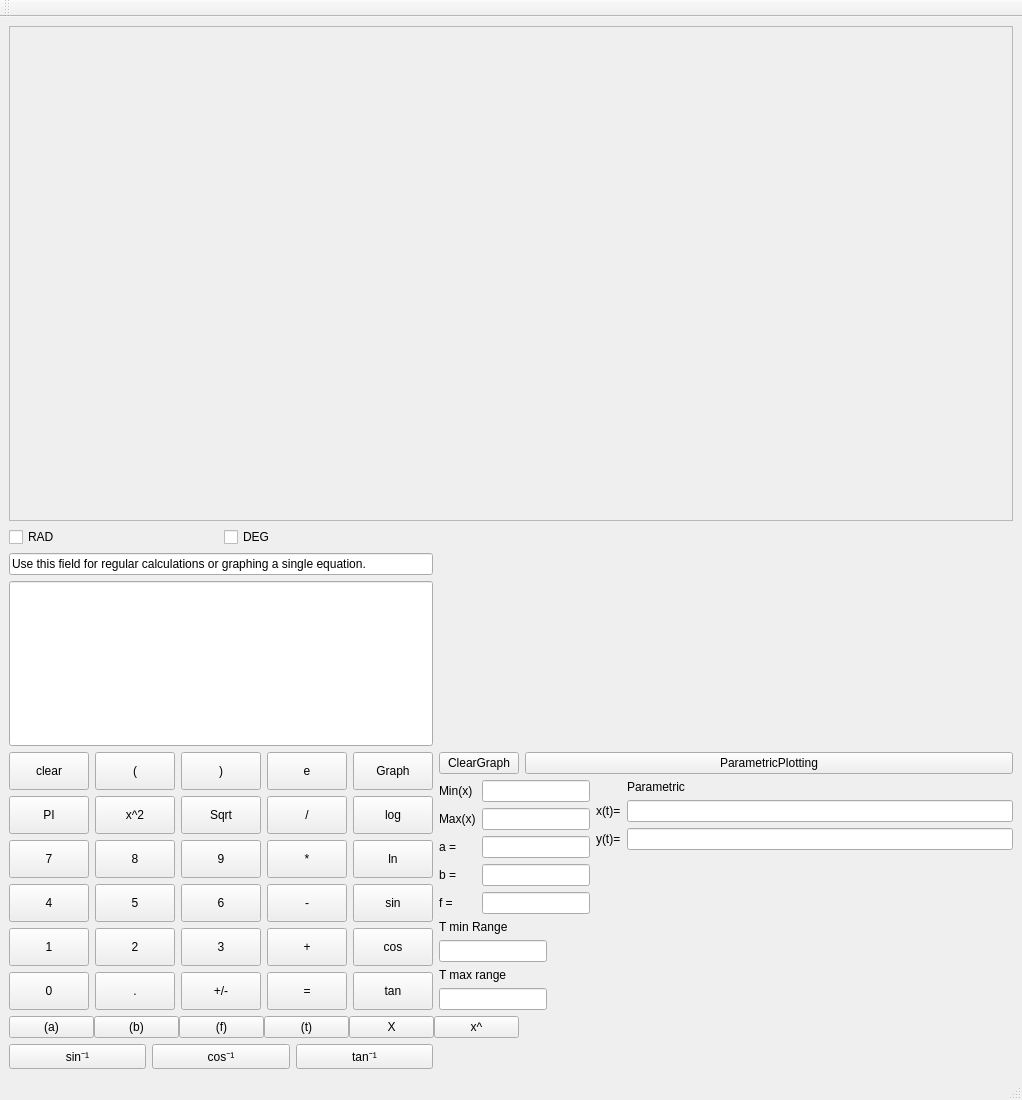
<?xml version="1.0" encoding="UTF-8"?>
<ui version="4.0">
 <class>calc6</class>
 <widget class="QMainWindow" name="calc6">
  <property name="geometry">
   <rect>
    <x>0</x>
    <y>0</y>
    <width>1022</width>
    <height>1100</height>
   </rect>
  </property>
  <property name="windowTitle">
   <string>calc6</string>
  </property>
  <widget class="QWidget" name="centralwidget">
   <layout class="QGridLayout" name="gridLayout_2">
    <item row="5" column="0" rowspan="3">
     <layout class="QGridLayout" name="gridLayout">
      <item row="0" column="0">
       <widget class="QPushButton" name="clear">
        <property name="sizePolicy">
         <sizepolicy hsizetype="Preferred" vsizetype="Preferred">
          <horstretch>0</horstretch>
          <verstretch>0</verstretch>
         </sizepolicy>
        </property>
        <property name="text">
         <string>clear</string>
        </property>
       </widget>
      </item>
      <item row="0" column="1">
       <widget class="QPushButton" name="OpeningBrace">
        <property name="sizePolicy">
         <sizepolicy hsizetype="Preferred" vsizetype="Preferred">
          <horstretch>0</horstretch>
          <verstretch>0</verstretch>
         </sizepolicy>
        </property>
        <property name="text">
         <string>(</string>
        </property>
       </widget>
      </item>
      <item row="0" column="2">
       <widget class="QPushButton" name="closingBrace">
        <property name="sizePolicy">
         <sizepolicy hsizetype="Preferred" vsizetype="Preferred">
          <horstretch>0</horstretch>
          <verstretch>0</verstretch>
         </sizepolicy>
        </property>
        <property name="text">
         <string>)</string>
        </property>
       </widget>
      </item>
      <item row="0" column="3">
       <widget class="QPushButton" name="euler">
        <property name="sizePolicy">
         <sizepolicy hsizetype="Preferred" vsizetype="Preferred">
          <horstretch>0</horstretch>
          <verstretch>0</verstretch>
         </sizepolicy>
        </property>
        <property name="text">
         <string>e</string>
        </property>
       </widget>
      </item>
      <item row="0" column="4">
       <widget class="QPushButton" name="GraphWindowB">
        <property name="sizePolicy">
         <sizepolicy hsizetype="Preferred" vsizetype="Preferred">
          <horstretch>0</horstretch>
          <verstretch>0</verstretch>
         </sizepolicy>
        </property>
        <property name="text">
         <string>Graph</string>
        </property>
       </widget>
      </item>
      <item row="1" column="0">
       <widget class="QPushButton" name="PI">
        <property name="sizePolicy">
         <sizepolicy hsizetype="Preferred" vsizetype="Preferred">
          <horstretch>0</horstretch>
          <verstretch>0</verstretch>
         </sizepolicy>
        </property>
        <property name="text">
         <string>PI</string>
        </property>
       </widget>
      </item>
      <item row="1" column="1">
       <widget class="QPushButton" name="Squared">
        <property name="sizePolicy">
         <sizepolicy hsizetype="Preferred" vsizetype="Preferred">
          <horstretch>0</horstretch>
          <verstretch>0</verstretch>
         </sizepolicy>
        </property>
        <property name="text">
         <string>x^2</string>
        </property>
       </widget>
      </item>
      <item row="1" column="2">
       <widget class="QPushButton" name="Sqrt">
        <property name="sizePolicy">
         <sizepolicy hsizetype="Preferred" vsizetype="Preferred">
          <horstretch>0</horstretch>
          <verstretch>0</verstretch>
         </sizepolicy>
        </property>
        <property name="text">
         <string>Sqrt</string>
        </property>
       </widget>
      </item>
      <item row="1" column="3">
       <widget class="QPushButton" name="Divsion">
        <property name="sizePolicy">
         <sizepolicy hsizetype="Preferred" vsizetype="Preferred">
          <horstretch>0</horstretch>
          <verstretch>0</verstretch>
         </sizepolicy>
        </property>
        <property name="text">
         <string>/</string>
        </property>
       </widget>
      </item>
      <item row="1" column="4">
       <widget class="QPushButton" name="Log">
        <property name="sizePolicy">
         <sizepolicy hsizetype="Preferred" vsizetype="Preferred">
          <horstretch>0</horstretch>
          <verstretch>0</verstretch>
         </sizepolicy>
        </property>
        <property name="text">
         <string>log</string>
        </property>
       </widget>
      </item>
      <item row="2" column="0">
       <widget class="QPushButton" name="seven">
        <property name="sizePolicy">
         <sizepolicy hsizetype="Preferred" vsizetype="Preferred">
          <horstretch>0</horstretch>
          <verstretch>0</verstretch>
         </sizepolicy>
        </property>
        <property name="text">
         <string>7</string>
        </property>
       </widget>
      </item>
      <item row="2" column="1">
       <widget class="QPushButton" name="Eight">
        <property name="sizePolicy">
         <sizepolicy hsizetype="Preferred" vsizetype="Preferred">
          <horstretch>0</horstretch>
          <verstretch>0</verstretch>
         </sizepolicy>
        </property>
        <property name="text">
         <string>8</string>
        </property>
       </widget>
      </item>
      <item row="2" column="2">
       <widget class="QPushButton" name="Nine">
        <property name="sizePolicy">
         <sizepolicy hsizetype="Preferred" vsizetype="Preferred">
          <horstretch>0</horstretch>
          <verstretch>0</verstretch>
         </sizepolicy>
        </property>
        <property name="text">
         <string>9</string>
        </property>
       </widget>
      </item>
      <item row="2" column="3">
       <widget class="QPushButton" name="Multiplication">
        <property name="sizePolicy">
         <sizepolicy hsizetype="Preferred" vsizetype="Preferred">
          <horstretch>0</horstretch>
          <verstretch>0</verstretch>
         </sizepolicy>
        </property>
        <property name="text">
         <string>*</string>
        </property>
       </widget>
      </item>
      <item row="2" column="4">
       <widget class="QPushButton" name="natLog">
        <property name="sizePolicy">
         <sizepolicy hsizetype="Preferred" vsizetype="Preferred">
          <horstretch>0</horstretch>
          <verstretch>0</verstretch>
         </sizepolicy>
        </property>
        <property name="text">
         <string>ln</string>
        </property>
       </widget>
      </item>
      <item row="3" column="0">
       <widget class="QPushButton" name="Four">
        <property name="sizePolicy">
         <sizepolicy hsizetype="Preferred" vsizetype="Preferred">
          <horstretch>0</horstretch>
          <verstretch>0</verstretch>
         </sizepolicy>
        </property>
        <property name="text">
         <string>4</string>
        </property>
       </widget>
      </item>
      <item row="3" column="1">
       <widget class="QPushButton" name="Five">
        <property name="sizePolicy">
         <sizepolicy hsizetype="Preferred" vsizetype="Preferred">
          <horstretch>0</horstretch>
          <verstretch>0</verstretch>
         </sizepolicy>
        </property>
        <property name="text">
         <string>5</string>
        </property>
       </widget>
      </item>
      <item row="3" column="2">
       <widget class="QPushButton" name="Six">
        <property name="sizePolicy">
         <sizepolicy hsizetype="Preferred" vsizetype="Preferred">
          <horstretch>0</horstretch>
          <verstretch>0</verstretch>
         </sizepolicy>
        </property>
        <property name="text">
         <string>6</string>
        </property>
       </widget>
      </item>
      <item row="3" column="3">
       <widget class="QPushButton" name="Subtraction">
        <property name="sizePolicy">
         <sizepolicy hsizetype="Preferred" vsizetype="Preferred">
          <horstretch>0</horstretch>
          <verstretch>0</verstretch>
         </sizepolicy>
        </property>
        <property name="text">
         <string>-</string>
        </property>
       </widget>
      </item>
      <item row="3" column="4">
       <widget class="QPushButton" name="Sin">
        <property name="sizePolicy">
         <sizepolicy hsizetype="Preferred" vsizetype="Preferred">
          <horstretch>0</horstretch>
          <verstretch>0</verstretch>
         </sizepolicy>
        </property>
        <property name="text">
         <string>sin</string>
        </property>
       </widget>
      </item>
      <item row="4" column="0">
       <widget class="QPushButton" name="One">
        <property name="sizePolicy">
         <sizepolicy hsizetype="Preferred" vsizetype="Preferred">
          <horstretch>0</horstretch>
          <verstretch>0</verstretch>
         </sizepolicy>
        </property>
        <property name="text">
         <string>1</string>
        </property>
       </widget>
      </item>
      <item row="4" column="1">
       <widget class="QPushButton" name="Two">
        <property name="sizePolicy">
         <sizepolicy hsizetype="Preferred" vsizetype="Preferred">
          <horstretch>0</horstretch>
          <verstretch>0</verstretch>
         </sizepolicy>
        </property>
        <property name="text">
         <string>2</string>
        </property>
       </widget>
      </item>
      <item row="4" column="2">
       <widget class="QPushButton" name="Three">
        <property name="sizePolicy">
         <sizepolicy hsizetype="Preferred" vsizetype="Preferred">
          <horstretch>0</horstretch>
          <verstretch>0</verstretch>
         </sizepolicy>
        </property>
        <property name="text">
         <string>3</string>
        </property>
       </widget>
      </item>
      <item row="4" column="3">
       <widget class="QPushButton" name="Add">
        <property name="sizePolicy">
         <sizepolicy hsizetype="Preferred" vsizetype="Preferred">
          <horstretch>0</horstretch>
          <verstretch>0</verstretch>
         </sizepolicy>
        </property>
        <property name="text">
         <string>+</string>
        </property>
       </widget>
      </item>
      <item row="4" column="4">
       <widget class="QPushButton" name="Cos">
        <property name="sizePolicy">
         <sizepolicy hsizetype="Preferred" vsizetype="Preferred">
          <horstretch>0</horstretch>
          <verstretch>0</verstretch>
         </sizepolicy>
        </property>
        <property name="text">
         <string>cos</string>
        </property>
       </widget>
      </item>
      <item row="5" column="0">
       <widget class="QPushButton" name="Zero">
        <property name="sizePolicy">
         <sizepolicy hsizetype="Preferred" vsizetype="Preferred">
          <horstretch>0</horstretch>
          <verstretch>0</verstretch>
         </sizepolicy>
        </property>
        <property name="text">
         <string>0</string>
        </property>
       </widget>
      </item>
      <item row="5" column="1">
       <widget class="QPushButton" name="Decimal">
        <property name="sizePolicy">
         <sizepolicy hsizetype="Preferred" vsizetype="Preferred">
          <horstretch>0</horstretch>
          <verstretch>0</verstretch>
         </sizepolicy>
        </property>
        <property name="text">
         <string>.</string>
        </property>
       </widget>
      </item>
      <item row="5" column="2">
       <widget class="QPushButton" name="Negative">
        <property name="sizePolicy">
         <sizepolicy hsizetype="Preferred" vsizetype="Preferred">
          <horstretch>0</horstretch>
          <verstretch>0</verstretch>
         </sizepolicy>
        </property>
        <property name="text">
         <string>+/-</string>
        </property>
       </widget>
      </item>
      <item row="5" column="3">
       <widget class="QPushButton" name="Equals">
        <property name="sizePolicy">
         <sizepolicy hsizetype="Preferred" vsizetype="Preferred">
          <horstretch>0</horstretch>
          <verstretch>0</verstretch>
         </sizepolicy>
        </property>
        <property name="text">
         <string>=</string>
        </property>
       </widget>
      </item>
      <item row="5" column="4">
       <widget class="QPushButton" name="Tan">
        <property name="sizePolicy">
         <sizepolicy hsizetype="Preferred" vsizetype="Preferred">
          <horstretch>0</horstretch>
          <verstretch>0</verstretch>
         </sizepolicy>
        </property>
        <property name="text">
         <string>tan</string>
        </property>
       </widget>
      </item>
     </layout>
    </item>
    <item row="6" column="1" colspan="2">
     <layout class="QFormLayout" name="formLayout">
      <item row="0" column="0">
       <widget class="QLabel" name="label_2">
        <property name="text">
         <string>Min(x)</string>
        </property>
       </widget>
      </item>
      <item row="0" column="1">
       <widget class="QLineEdit" name="xRangeStart">
        <property name="focusPolicy">
         <enum>Qt::FocusPolicy::ClickFocus</enum>
        </property>
        <property name="readOnly">
         <bool>true</bool>
        </property>
       </widget>
      </item>
      <item row="1" column="0">
       <widget class="QLabel" name="label_3">
        <property name="text">
         <string>Max(x)</string>
        </property>
       </widget>
      </item>
      <item row="1" column="1">
       <widget class="QLineEdit" name="xRangeEnd">
        <property name="focusPolicy">
         <enum>Qt::FocusPolicy::ClickFocus</enum>
        </property>
        <property name="readOnly">
         <bool>true</bool>
        </property>
       </widget>
      </item>
      <item row="2" column="0">
       <widget class="QLabel" name="label_4">
        <property name="text">
         <string>a =</string>
        </property>
       </widget>
      </item>
      <item row="2" column="1">
       <widget class="QLineEdit" name="varA">
        <property name="focusPolicy">
         <enum>Qt::FocusPolicy::ClickFocus</enum>
        </property>
        <property name="readOnly">
         <bool>true</bool>
        </property>
       </widget>
      </item>
      <item row="3" column="0">
       <widget class="QLabel" name="label">
        <property name="text">
         <string>b =</string>
        </property>
       </widget>
      </item>
      <item row="3" column="1">
       <widget class="QLineEdit" name="varB">
        <property name="focusPolicy">
         <enum>Qt::FocusPolicy::ClickFocus</enum>
        </property>
        <property name="readOnly">
         <bool>true</bool>
        </property>
       </widget>
      </item>
      <item row="4" column="0">
       <widget class="QLabel" name="label_5">
        <property name="text">
         <string>f =</string>
        </property>
       </widget>
      </item>
      <item row="4" column="1">
       <widget class="QLineEdit" name="varC">
        <property name="focusPolicy">
         <enum>Qt::FocusPolicy::ClickFocus</enum>
        </property>
        <property name="readOnly">
         <bool>true</bool>
        </property>
       </widget>
      </item>
     </layout>
    </item>
    <item row="1" column="0">
     <layout class="QHBoxLayout" name="horizontalLayout_2">
      <item>
       <widget class="QCheckBox" name="radToggle">
        <property name="text">
         <string>RAD</string>
        </property>
       </widget>
      </item>
      <item>
       <widget class="QCheckBox" name="degToggle">
        <property name="text">
         <string>DEG</string>
        </property>
       </widget>
      </item>
     </layout>
    </item>
    <item row="6" column="3">
     <layout class="QFormLayout" name="formLayout_2">
      <item row="2" column="0">
       <widget class="QLabel" name="label_7">
        <property name="text">
         <string>x(t)=</string>
        </property>
       </widget>
      </item>
      <item row="2" column="1">
       <widget class="QLineEdit" name="xFunct">
        <property name="focusPolicy">
         <enum>Qt::FocusPolicy::ClickFocus</enum>
        </property>
        <property name="readOnly">
         <bool>true</bool>
        </property>
       </widget>
      </item>
      <item row="3" column="0">
       <widget class="QLabel" name="label_8">
        <property name="text">
         <string>y(t)=</string>
        </property>
       </widget>
      </item>
      <item row="3" column="1">
       <widget class="QLineEdit" name="yFunct">
        <property name="focusPolicy">
         <enum>Qt::FocusPolicy::ClickFocus</enum>
        </property>
        <property name="readOnly">
         <bool>true</bool>
        </property>
       </widget>
      </item>
      <item row="1" column="1">
       <widget class="QLabel" name="label_6">
        <property name="text">
         <string>Parametric </string>
        </property>
       </widget>
      </item>
     </layout>
    </item>
    <item row="0" column="0" colspan="4">
     <widget class="QFrame" name="GraphViewer">
      <property name="sizePolicy">
       <sizepolicy hsizetype="Preferred" vsizetype="Preferred">
        <horstretch>0</horstretch>
        <verstretch>3</verstretch>
       </sizepolicy>
      </property>
      <property name="frameShape">
       <enum>QFrame::Shape::StyledPanel</enum>
      </property>
      <property name="frameShadow">
       <enum>QFrame::Shadow::Raised</enum>
      </property>
     </widget>
    </item>
    <item row="4" column="0">
     <widget class="QLineEdit" name="Display">
      <property name="sizePolicy">
       <sizepolicy hsizetype="Expanding" vsizetype="Preferred">
        <horstretch>0</horstretch>
        <verstretch>1</verstretch>
       </sizepolicy>
      </property>
      <property name="font">
       <font>
        <pointsize>10</pointsize>
       </font>
      </property>
      <property name="focusPolicy">
       <enum>Qt::FocusPolicy::ClickFocus</enum>
      </property>
      <property name="readOnly">
       <bool>true</bool>
      </property>
     </widget>
    </item>
    <item row="7" column="1" colspan="2">
     <layout class="QFormLayout" name="formLayout_3">
      <item row="0" column="0">
       <widget class="QLabel" name="label_9">
        <property name="text">
         <string>T min Range</string>
        </property>
       </widget>
      </item>
      <item row="1" column="0">
       <widget class="QLineEdit" name="tMin">
        <property name="focusPolicy">
         <enum>Qt::FocusPolicy::ClickFocus</enum>
        </property>
        <property name="readOnly">
         <bool>true</bool>
        </property>
       </widget>
      </item>
      <item row="2" column="0">
       <widget class="QLabel" name="label_10">
        <property name="text">
         <string>T max range</string>
        </property>
       </widget>
      </item>
      <item row="3" column="0">
       <widget class="QLineEdit" name="tMax">
        <property name="focusPolicy">
         <enum>Qt::FocusPolicy::ClickFocus</enum>
        </property>
        <property name="readOnly">
         <bool>true</bool>
        </property>
       </widget>
      </item>
     </layout>
    </item>
    <item row="5" column="1">
     <widget class="QPushButton" name="ClearGraphLines">
      <property name="text">
       <string>ClearGraph</string>
      </property>
     </widget>
    </item>
    <item row="5" column="2" colspan="2">
     <widget class="QPushButton" name="ParaPlot">
      <property name="text">
       <string>ParametricPlotting</string>
      </property>
     </widget>
    </item>
    <item row="8" column="0" colspan="2">
     <layout class="QHBoxLayout" name="horizontalLayout">
      <property name="spacing">
       <number>0</number>
      </property>
      <item>
       <widget class="QPushButton" name="varAComp">
        <property name="sizePolicy">
         <sizepolicy hsizetype="Preferred" vsizetype="Preferred">
          <horstretch>0</horstretch>
          <verstretch>0</verstretch>
         </sizepolicy>
        </property>
        <property name="text">
         <string>(a)</string>
        </property>
       </widget>
      </item>
      <item>
       <widget class="QPushButton" name="varBComp">
        <property name="sizePolicy">
         <sizepolicy hsizetype="Preferred" vsizetype="Preferred">
          <horstretch>0</horstretch>
          <verstretch>0</verstretch>
         </sizepolicy>
        </property>
        <property name="text">
         <string>(b)</string>
        </property>
       </widget>
      </item>
      <item>
       <widget class="QPushButton" name="varFComp">
        <property name="sizePolicy">
         <sizepolicy hsizetype="Preferred" vsizetype="Preferred">
          <horstretch>0</horstretch>
          <verstretch>0</verstretch>
         </sizepolicy>
        </property>
        <property name="text">
         <string>(f)</string>
        </property>
       </widget>
      </item>
      <item>
       <widget class="QPushButton" name="varT">
        <property name="sizePolicy">
         <sizepolicy hsizetype="Preferred" vsizetype="Preferred">
          <horstretch>0</horstretch>
          <verstretch>0</verstretch>
         </sizepolicy>
        </property>
        <property name="text">
         <string>(t)</string>
        </property>
       </widget>
      </item>
      <item>
       <widget class="QPushButton" name="varX">
        <property name="sizePolicy">
         <sizepolicy hsizetype="Preferred" vsizetype="Preferred">
          <horstretch>0</horstretch>
          <verstretch>0</verstretch>
         </sizepolicy>
        </property>
        <property name="text">
         <string>X</string>
        </property>
       </widget>
      </item>
      <item>
       <widget class="QPushButton" name="Power">
        <property name="sizePolicy">
         <sizepolicy hsizetype="Preferred" vsizetype="Preferred">
          <horstretch>0</horstretch>
          <verstretch>0</verstretch>
         </sizepolicy>
        </property>
        <property name="text">
         <string>x^</string>
        </property>
       </widget>
      </item>
     </layout>
    </item>
    <item row="9" column="0">
     <layout class="QHBoxLayout" name="horizontalLayout_3">
      <item>
       <widget class="QPushButton" name="inverseSine">
        <property name="text">
         <string>sin⁻¹</string>
        </property>
       </widget>
      </item>
      <item>
       <widget class="QPushButton" name="inverseCosine">
        <property name="text">
         <string>cos⁻¹</string>
        </property>
       </widget>
      </item>
      <item>
       <widget class="QPushButton" name="inverseTangent">
        <property name="text">
         <string>tan⁻¹</string>
        </property>
       </widget>
      </item>
     </layout>
    </item>
    <item row="2" column="0">
     <widget class="QLineEdit" name="lineEdit">
      <property name="sizePolicy">
       <sizepolicy hsizetype="Expanding" vsizetype="Preferred">
        <horstretch>0</horstretch>
        <verstretch>0</verstretch>
       </sizepolicy>
      </property>
      <property name="font">
       <font>
        <pointsize>9</pointsize>
       </font>
      </property>
      <property name="mouseTracking">
       <bool>false</bool>
      </property>
      <property name="acceptDrops">
       <bool>false</bool>
      </property>
      <property name="text">
       <string>Use this field for regular calculations or graphing a single equation. </string>
      </property>
      <property name="readOnly">
       <bool>true</bool>
      </property>
     </widget>
    </item>
   </layout>
  </widget>
  <widget class="QMenuBar" name="menubar">
   <property name="geometry">
    <rect>
     <x>0</x>
     <y>0</y>
     <width>1022</width>
     <height>26</height>
    </rect>
   </property>
  </widget>
  <widget class="QStatusBar" name="statusbar"/>
  <widget class="QToolBar" name="toolBar">
   <property name="windowTitle">
    <string>toolBar</string>
   </property>
   <attribute name="toolBarArea">
    <enum>TopToolBarArea</enum>
   </attribute>
   <attribute name="toolBarBreak">
    <bool>false</bool>
   </attribute>
  </widget>
 </widget>
 <resources/>
 <connections/>
</ui>
